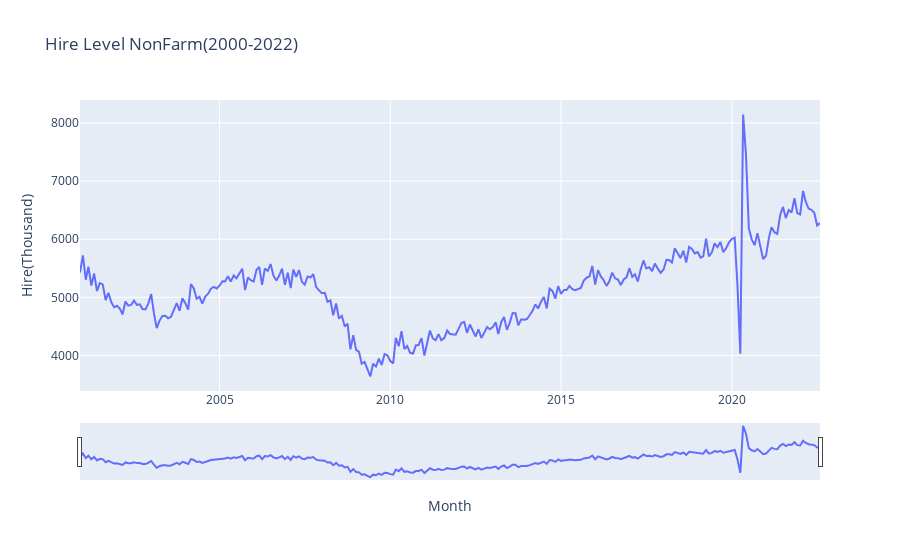

Notebook cell for this chart:
### Code cell
fig3 = go.Figure()

fig3.add_trace(go.Line(x=c_index[0], y=c[0], name='Hire LEVEL'))

fig3.update_layout(title_text = 'Hire Level NonFarm(2000-2022)', xaxis_title='Month', yaxis_title='Hire(Thousand)',
                  xaxis=dict(rangeslider=dict(visible=True)))

fig3.show()

### Figure 1 — Plotly figure (JSON) as saved in the notebook; plotly's stock layout.template omitted (floating-point values rounded to 4 significant figures; data arrays with more than 128 entries replaced by an {"elided": "..."} marker saying what was removed)
{"data": [{"name": "Hire LEVEL", "type": "scatter", "x": {"elided": "261 str values"}, "y": {"elided": "261 int values"}}], "layout": {"title": {"text": "Hire Level NonFarm(2000-2022)"}, "xaxis": {"rangeslider": {"visible": true}, "title": {"text": "Month"}}, "yaxis": {"title": {"text": "Hire(Thousand)"}}}}
